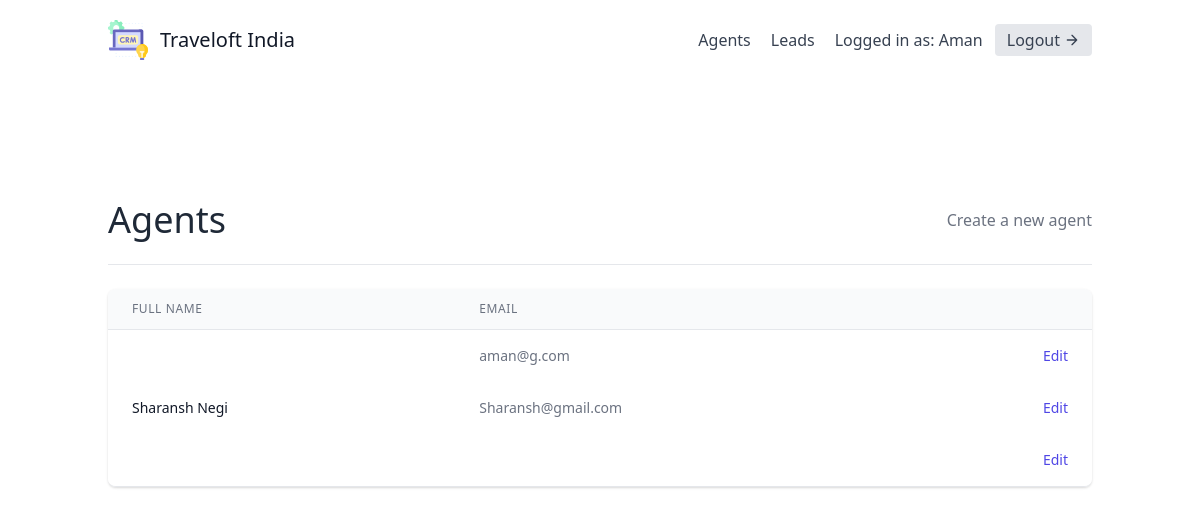
The app's page /agents/ (signed in) with its own data.
### leads/models.py (models this page shows, shortened)
class User(AbstractUser):
    is_organisor = models.BooleanField(default=True)
    is_agent = models.BooleanField(default=False)

class Agent(models.Model):
    user = models.OneToOneField(User, on_delete=models.CASCADE)
    organisation = models.ForeignKey(UserProfile, on_delete=models.CASCADE)

### agents/views.py (the view)
# urls.py: path('', AgentListView.as_view(), name='agent-list'),
class AgentListView(OrganisorAndLoginRequiredMixin, generic.ListView):
    template_name = "agents/agent_list.html"
    def get_queryset(self):
        organisation = self.request.user.userprofile
        return Agent.objects.filter(organisation=organisation)

### agents/mixins.py (called while the page is built)
    def dispatch(self, request, *args, **kwargs):
        if not request.user.is_authenticated or not request.user.is_organisor:
            return redirect("leads:lead-list")
        return super().dispatch(request, *args, **kwargs)

### agents/templates/agents/agent_list.html (shortened to what this page needs)
{% extends "base.html" %}
{% block content %}
    <section class="text-gray-700 body-font">
        <div class="container px-5 py-24 mx-auto flex flex-wrap">
            <div class="w-full mb-6 py-6 flex justify-between items-center border-b border-gray-200">
                <div>
                    <h1 class="text-4xl text-gray-800">Agents</h1>
                </div>
                <div>
                    <a class="text-gray-500 hover:text-blue-500" href="{% url 'agents:agent-create' %}">Create a new agent</a>
                </div>
            </div>
            <div class="flex flex-col w-full">
                <div class="-my-2 overflow-x-auto sm:-mx-6 lg:-mx-8">
                <div class="py-2 align-middle inline-block min-w-full sm:px-6 lg:px-8">
                    <div class="shadow overflow-hidden border-b border-gray-200 sm:rounded-lg">
                    <table class="min-w-full divide-y divide-gray-200">
                        <thead class="bg-gray-50">
                            <tr>
                                <th scope="col" class="px-6 py-3 text-left text-xs font-medium text-gray-500 uppercase tracking-wider">
                                Full Name
                                </th>
                                <th scope="col" class="px-6 py-3 text-left text-xs font-medium text-gray-500 uppercase tracking-wider">
                                Email
                                </th>
                                <th scope="col" class="relative px-6 py-3">
                                </th>
                            </tr>
                        </thead>
                        <tbody>
                            {% for agent in object_list %}
                                <tr class="bg-white">
                                    <td class="px-6 py-4 whitespace-nowrap text-sm font-medium text-gray-900">
                                        {{ agent.user.first_name }} {{ agent.user.last_name }}
                                    </td>
                                    <td class="px-6 py-4 whitespace-nowrap text-sm text-gray-500">
                                        {{ agent.user.email }}
                                    </td>
                                    <td class="px-6 py-4 whitespace-nowrap text-right text-sm font-medium">
                                        <a href="{% url 'agents:agent-update' agent.pk %}" class="text-indigo-600 hover:text-indigo-900">
                                            Edit
                                        </a>
                                    </td>
                                </tr>
                            {% empty %}
                            <p>There are currently no agents</p>
                            {% endfor %}
                        </tbody>
                    </table>
                    </div>
                </div>
                </div>
            </div>
        </div>
      </section>
{% endblock content %}

### templates/navbar.html (shortened to what this page needs)
<header class="text-gray-700 body-font">
    <div class="container mx-auto flex flex-wrap p-5 flex-col md:flex-row items-center">
      <a href="{% url 'dashboard' %}" class="flex title-font font-medium items-center text-gray-900 mb-4 md:mb-0">
        <span class="ml-3 text-xl">Traveloft India</span>
      </a>
      <nav class="md:ml-auto flex flex-wrap items-center text-base justify-center">
        {% if not request.user.is_authenticated %}
          <a href="{% url 'signup' %}" class="mr-5 hover:text-gray-900">Signup</a>
        {% else %}
          {% if request.user.is_organisor %}
          <a href="{% url 'agents:agent-list' %}" class="mr-5 hover:text-gray-900">Agents</a>
          {% endif %}
          <a href="{% url 'leads:lead-list' %}" class="mr-5 hover:text-gray-900">Leads</a>
        {% endif %}
      </nav>
      {% if request.user.is_authenticated %}
        Logged in as: {{ request.user.username }}
        <a href="{% url 'logout' %}" class="ml-3 inline-flex items-center bg-gray-200 border-0 py-1 px-3 focus:outline-none hover:bg-gray-300 rounded text-base mt-4 md:mt-0">
          Logout
            <svg fill="none" stroke="currentColor" stroke-linecap="round" stroke-linejoin="round" stroke-width="2" class="w-4 h-4 ml-1" viewBox="0 0 24 24">
                <path d="M5 12h14M12 5l7 7-7 7"></path>
            </svg>
        </a>
      {% endif %}
    </div>
</header>

### records on screen
User: user.username "Aman"
Agent: user.email "aman@g.com"
Agent: user.first_name "Sharansh", user.last_name "Negi", user.email "Sharansh@gmail.com"
